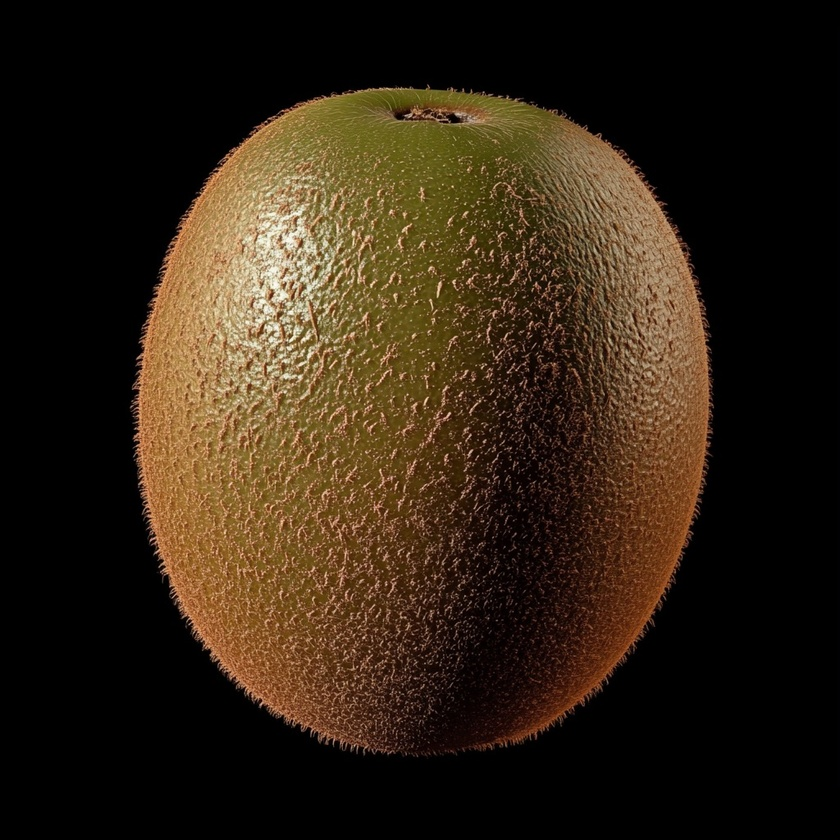
#> input picture code/images/38.jpeg, 840 x 840 px, shrunk from 1024 x 1024 before the run
$ python n5.py
#> lines starting #> are read from the running program, lines starting #| are printed output that depends on the picture
### code/utility.py
import cv2
import numpy as np
import scipy as sp
import tensorflow as tf
import os


# will just make sure to normalize everything for this project
# a = normalize(image)
def normalize(image):
    return cv2.normalize(image, None, 0, 255, cv2.NORM_MINMAX).astype(np.uint8)


# image = open_image(image_path)
def open_image(path):
    # will always open the image as default even if black and white to have consistency
#> called with path = './images/38.jpeg'
    image = cv2.imread(path)
#> image is the input picture: shape (840, 840, 3); mean B, G, R 20.2, 35.2, 48.5
    return image


# save_image(output_path+name, a)
def save_image(path, image):
    cv2.imwrite(path, image)


# same_image(image, a)
def same_image(img1, img2):
    return np.all(img1 == img2)


# [7 lines left out: function convolve_v1, not called in this run]


# supports multiple channels now
def convolve_v3(img, filter, mode="same", boundary='fill'):
    print(f"img.shape: {img.shape}")
    print(f"filter.shape: {filter.shape}")
    # now check if the image has multiple channels
    if len(img.shape) == 3:
        # multi-channel image (e.g., RGB)
        channels = []
        for i in range(img.shape[2]):
            # apply convolution to each channel separately
            convolved_channel = sp.signal.convolve2d(img[:, :, i], filter, mode=mode, boundary=boundary, fillvalue=0)
            channels.append(convolved_channel)
        # stack the channels back together
        result = np.stack(channels, axis=-1)
    else:
        # single-channel image
        result = sp.signal.convolve2d(img, filter, mode=mode, boundary=boundary, fillvalue=0)
    print(f"result.shape: {result.shape}")
    print("\n")
    return result


# this is the tensorflow version which shoud be faster + has color footprint
# [33 lines left out: function convolve_v2, not called in this run]


# combine using gradient magnitude i.e. for just images convolved on D_x, D_y or there reverses
def combine_images_gradient_magnitude(img1, img2):
    result = np.sqrt(img1 ** 2 + img2 ** 2)
    return result


def threshold_image(image, threshold):
    binary_image = (image > threshold).astype(np.uint8) * 255
    return binary_image

# FILTERS---------------------------------------------------------------------
D_x = np.array([[1, -1]])
D_y = np.array([[1], [-1]])

# sobel filter in the x-direction (S_x)
S_x = np.array([
    [1, 0, -1],
    [2, 0, -2],
    [1, 0, -1]
])

# sobel filter in the y-direction (S_y)
S_y = np.array([
    [1, 2, 1],
    [0, 0, 0],
    [-1, -2, -1]
])


# ksize = 5  # kernel size
# sigma = 1.0  # standard deviation
def gaussian_filter(ksize=5, sigma=1.0):
    # create 1D Gaussian kernel
    kernel_1d = cv2.getGaussianKernel(ksize, sigma)
    # create 2D Gaussian kernel by taking the outer product
    gaussian_kernel = np.outer(kernel_1d, kernel_1d)
    print("Gaussian Kernel (G):\n", gaussian_kernel)
    return gaussian_kernel


G = gaussian_filter(10, 2)

# FILTERS---------------------------------------------------------------------

### code/n5.py
import cv2
import numpy as np
import os
from utility import open_image, save_image, normalize, convolve_v3, gaussian_filter

if __name__ == '__main__':

    # Constants for the project
    # image1_path = './images/33.jpeg'
    # image2_path = './images/32.jpeg'
    # output_path = './render/part5/'

    image1_path = './images/38.jpeg'
    image2_path = './images/36.jpeg'
    output_path = './render/part5_1/'


    # make sure to create output directories if they do not exist
    os.makedirs(output_path + 'gaussian_stack/', exist_ok=True)
    os.makedirs(output_path + 'laplacian_stack/', exist_ok=True)

    # load images ... confirm normalization -- seems fine
    apple = normalize(open_image(image1_path))
    orange = normalize(open_image(image2_path))
#> call 2 of open_image, with path = './images/36.jpeg'
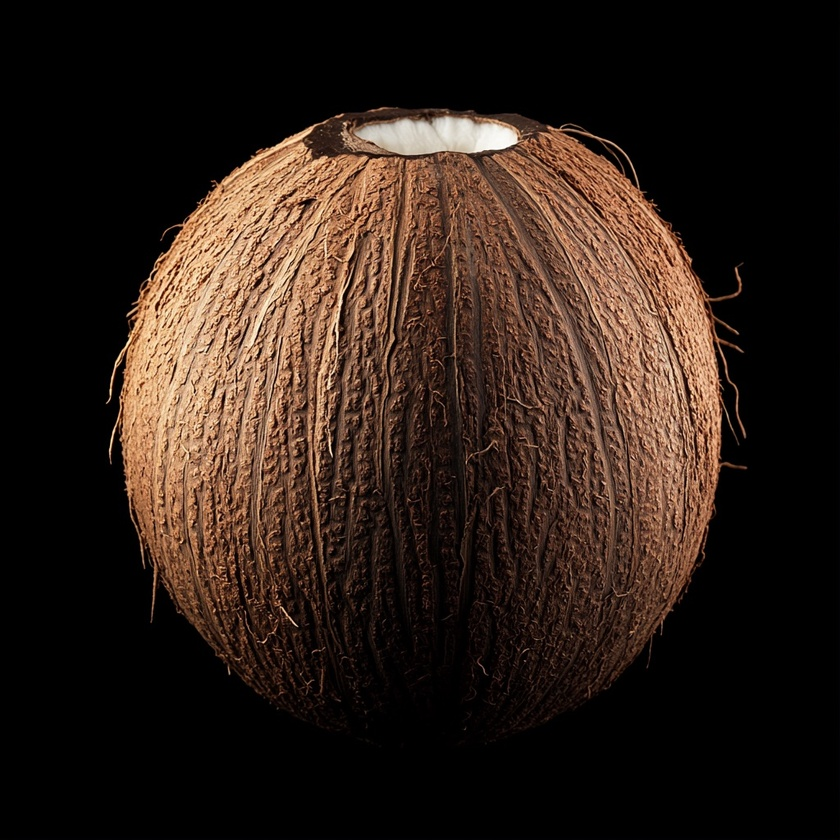
#> input picture code/images/36.jpeg, 840 x 840 px, shrunk from 1024 x 1024 before the run
#> in open_image, image is the input picture: shape (840, 840, 3); mean B, G, R 24.4, 32.2, 46.2

    # now ... generate gaussian and laplacian stacks
    def generate_gaussian_stack(image, levels, kernel_size=5, sigma=1.0):
#> called with levels = 10, kernel_size = 5, sigma = 1
        gaussian_stack = [image]
        G = gaussian_filter(kernel_size, sigma)
        current_image = image
        for _ in range(levels - 1):
            current_image = convolve_v3(current_image, G)
            gaussian_stack.append(current_image)
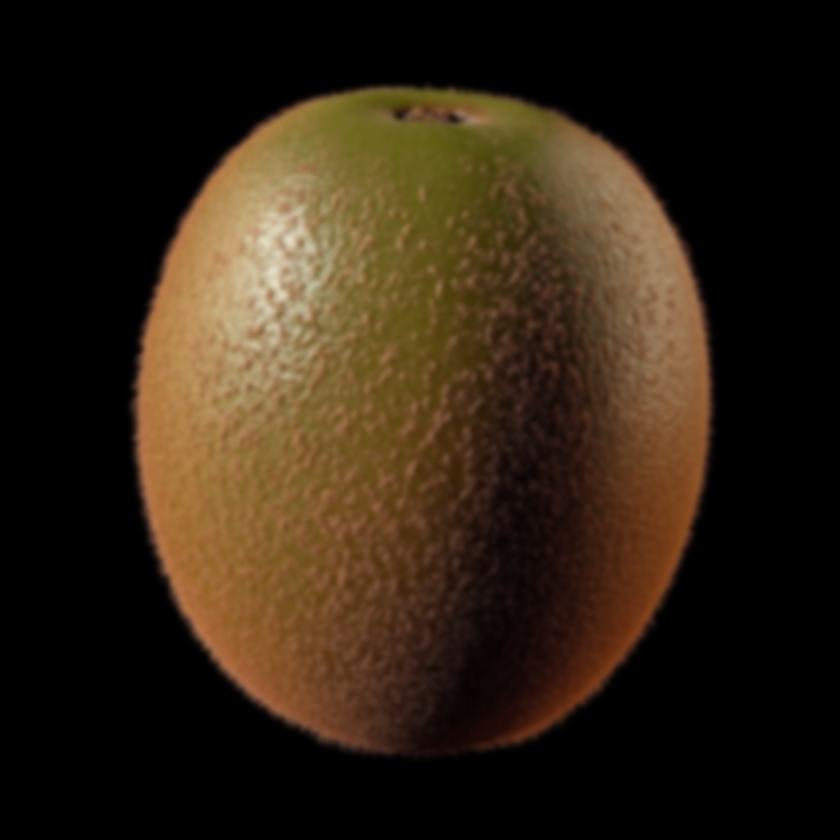
#> current_image: shape (840, 840, 3) float64; mean B, G, R 20.2, 35.2, 48.5
#> after the loop, gaussian_stack = 10 items
        return gaussian_stack

    def generate_laplacian_stack(gaussian_stack):
        laplacian_stack = []
        for i in range(len(gaussian_stack) - 1):
            next_gaussian = gaussian_stack[i + 1]
            current_gaussian = gaussian_stack[i]
            # now ... do direct subtraction without upsampling, ensuring same size -- as stated
            laplacian = current_gaussian - next_gaussian
            laplacian_stack.append(laplacian)
        # note ... the last level of the Laplacian stack is the last level of the Gaussian stack
        laplacian_stack.append(gaussian_stack[-1])
        return laplacian_stack

    # create Gaussian stacks
    # TODO: change me
    levels = 10
    apple_gaussian_stack = generate_gaussian_stack(apple, levels)
#> apple_gaussian_stack = 10 items
    orange_gaussian_stack = generate_gaussian_stack(orange, levels)
#> orange_gaussian_stack = 10 items

    # save Gaussian stack levels for visualization, note names are swapped but wanted to match orientation of sample
    for i, (gaussian_apple, gaussian_orange) in enumerate(zip(apple_gaussian_stack, orange_gaussian_stack)):
        save_image(output_path + f'gaussian_stack/apple_gaussian_level_{i}.png', normalize(gaussian_apple))
        save_image(output_path + f'gaussian_stack/orange_gaussian_level_{i}.png', normalize(gaussian_orange))
#> this loop made 10 passes

    # now ... create Laplacian stacks
    apple_laplacian_stack = generate_laplacian_stack(apple_gaussian_stack)
#> the loop in generate_laplacian_stack, `for i in range(len(gaussian_stack) - 1):` made 9 passes
#> after the loop in generate_laplacian_stack, `for i in range(len(gaussian_stack) - 1):`: laplacian_stack = 9 items
#> apple_laplacian_stack = 10 items
    orange_laplacian_stack = generate_laplacian_stack(orange_gaussian_stack)
#> the loop in generate_laplacian_stack (call 2), `for i in range(len(gaussian_stack) - 1):` made 9 passes
#> pass 2, in generate_laplacian_stack (call 2), `laplacian = current_gaussian - next_gaussian`:
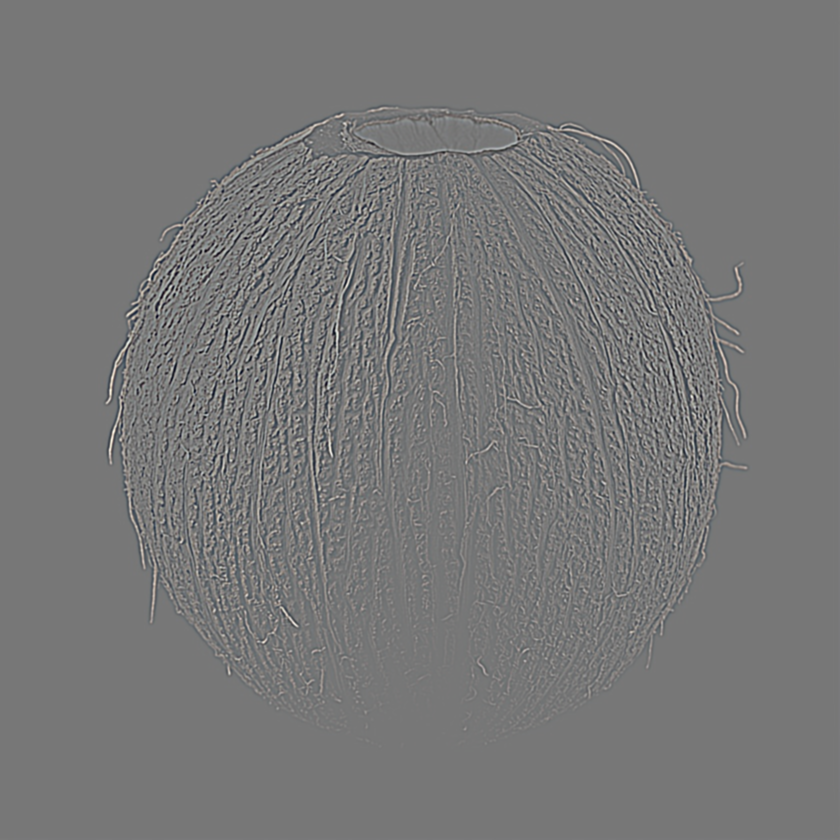
#> laplacian: shape (840, 840, 3) float64; mean B, G, R 0, 0, 0; drawn with min black and max white
#> orange_laplacian_stack = 10 items

    # save Laplacian stack levels for visualization
    for i, (laplacian_apple, laplacian_orange) in enumerate(zip(apple_laplacian_stack, orange_laplacian_stack)):
        save_image(output_path + f'laplacian_stack/apple_laplacian_level_{i}.png', normalize(laplacian_apple))
        save_image(output_path + f'laplacian_stack/orange_laplacian_level_{i}.png', normalize(laplacian_orange))

    # generate a smoother mask
    def generate_smooth_mask(shape, transition_width):
        mask = np.zeros(shape, dtype=np.float32)
        center = shape[1] // 2
        mask[:, center - transition_width//2:center + transition_width//2] = np.linspace(0, 1, transition_width)
        mask[:, center + transition_width//2:] = 1
        return mask

    # generate a smooth gradient mask
    # TODO: change me
    transition_width = 100  # Adjust this value to control the smoothness of the transition
    smooth_mask = generate_smooth_mask(apple.shape[:2], transition_width)

    # now important ... apply Gaussian blur to the mask to smooth it further
    # TODO: change me
    # must be odd number so that kernel has center -- check
    k = 21
    sig = 10
    smooth_mask = cv2.GaussianBlur(smooth_mask, (k, k), sig)

    # here ... blend Laplacian stacks using the smooth mask
    def blend_laplacian_stacks(stack1, stack2, mask):
        blended_stack = []
        for l1, l2 in zip(stack1, stack2):
            blended = l1 * mask[:, :, np.newaxis] + l2 * (1 - mask[:, :, np.newaxis])
            blended_stack.append(blended)
#> this loop made 10 passes
#> pass 2, in blend_laplacian_stacks, `blended = l1 * mask[:, :, np.newaxis] + l2 * (1 - mask[:, :, np.newaxi..`:
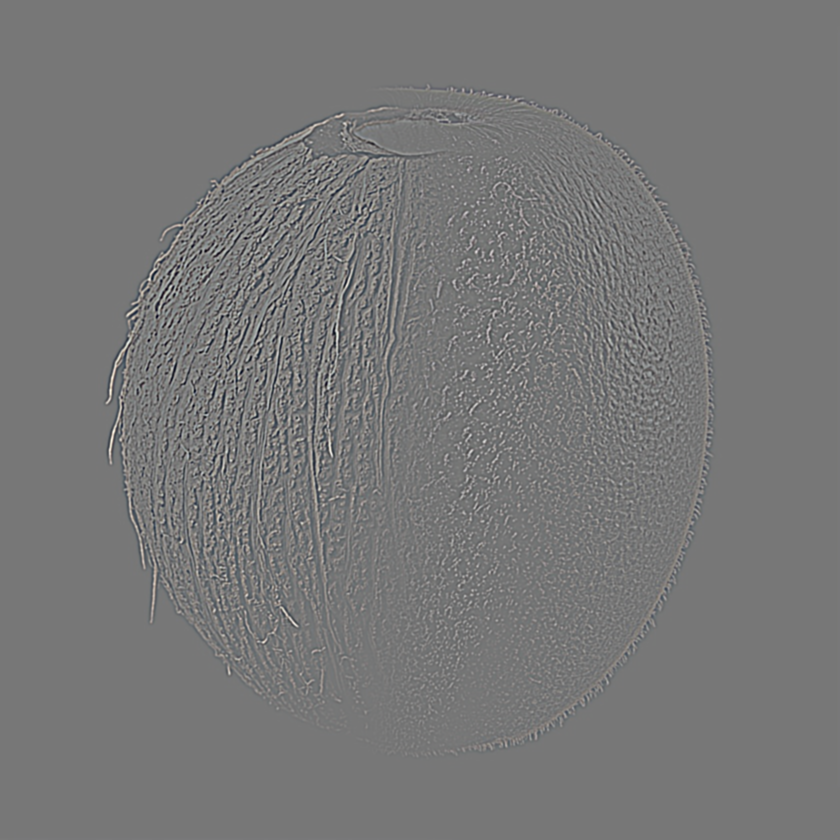
#> blended: shape (840, 840, 3) float64; mean B, G, R 0, 0, 0; drawn with min black and max white
#> after the loop, blended_stack = 10 items
        return blended_stack

    # now create blended Laplacian stack
    blended_laplacian_stack = blend_laplacian_stacks(apple_laplacian_stack, orange_laplacian_stack, smooth_mask)
#> blended_laplacian_stack = 10 items

    # and now reconstruct image from Laplacian stack
    def reconstruct_from_laplacian_stack(laplacian_stack):
        # direct addition, no upsampling
        current_image = laplacian_stack[-1]
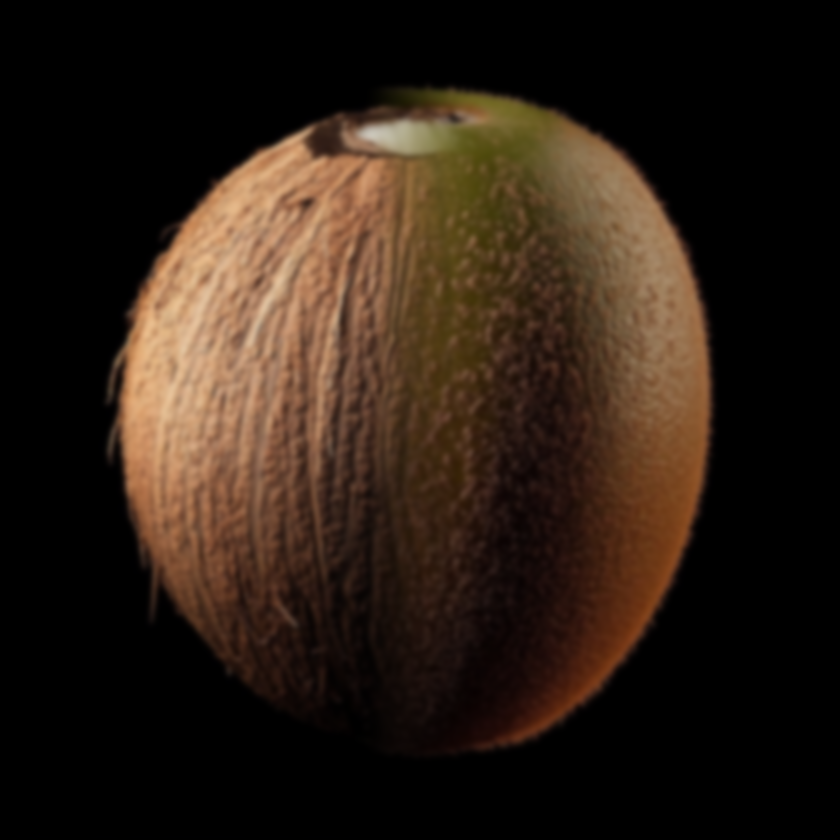
#> current_image: shape (840, 840, 3) float64; mean of channels 0, 1, 2 20.5, 30.4, 43.5; drawn as B, G, R
        for i in range(len(laplacian_stack) - 2, -1, -1):
            current_image = laplacian_stack[i] + current_image
#> this loop made 9 passes
#> i on passes 1, 2, 3, 4, 6, 7, 8, 9: 8, 7, 6, 5, 3, 2, 1, 0
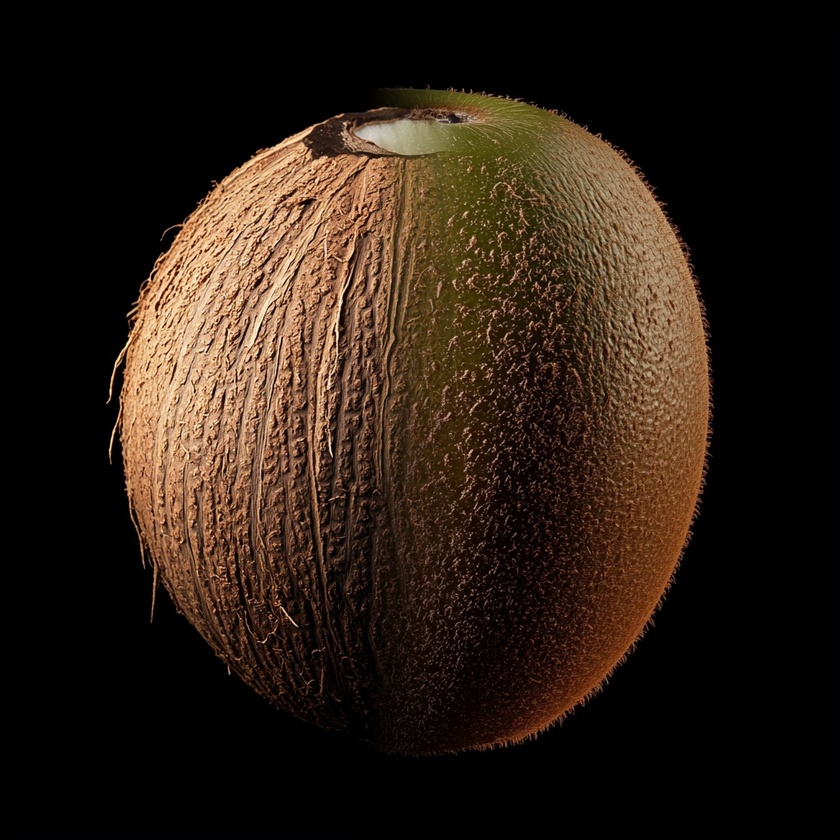
#> current_image: shape (840, 840, 3) float64; mean of channels 0, 1, 2 20.5, 30.4, 43.5; drawn with min black and max white
        return current_image

    # reconstruct the final blended image
    blended_image = reconstruct_from_laplacian_stack(blended_laplacian_stack)

    # save blended image ... check this
    save_image(output_path + 'blended_image.png', blended_image)

    # save individual levels of blended Laplacian stack for visualization ... just in case
    for i, lap in enumerate(blended_laplacian_stack):
        save_image(output_path + f'blended_laplacian_level_{i}.png', normalize(lap))

    print("Blending complete. Check the output folder for results.")
